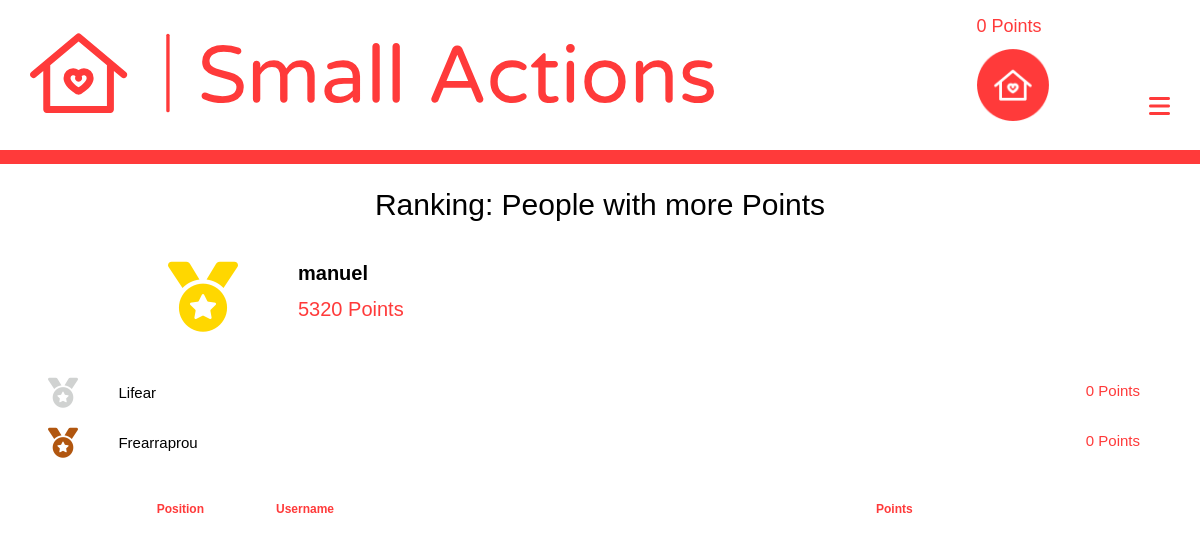
Page /account/ranking (signed in) on the earlier database version.
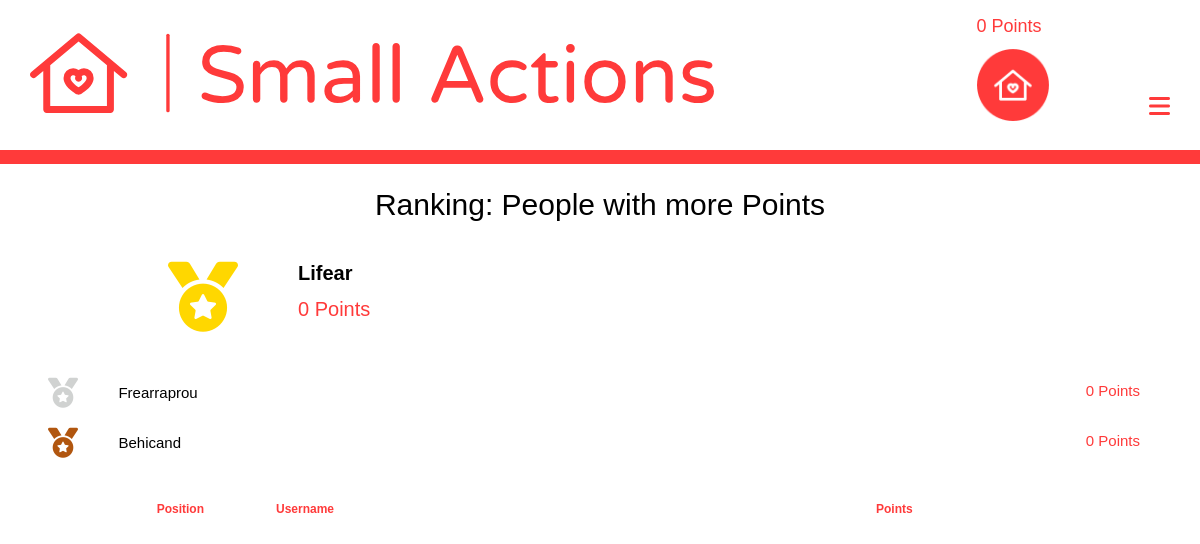
Same page on the later database version.
### login/models.py (models this page shows)
class User(AbstractUser):
    points = models.PositiveIntegerField(default=0)
    photo = models.ImageField(upload_to="people", null=True, blank=True)
    latitude = models.DecimalField(max_digits=6, decimal_places=4, null=True, blank=True)
    longitude = models.DecimalField(max_digits=7, decimal_places=4, null=True, blank=True)
    visited = models.ManyToManyField(Help, related_name="persons_visited", null=True, blank=True)
    can_change = models.BooleanField(null=True, blank=True)

### login/views.py (the view)
# urls.py: path('ranking', views.ranking, name="ranking"),
@login_required(login_url='/account/login')
def ranking(request):
    user = User.objects.get(username=request.user)
    all_ranking = User.objects.all().order_by('-points')
    ranking = list(all_ranking).index(user)
    ctx = {'frist' : all_ranking[:3], 'ranking' : ranking}
    return render(request, 'login/ranking.html', ctx)

### templates/login/ranking.html (shortened to what this page needs)
<!DOCTYPE html>
{% load static %}
<html lang="en">
    <head>
        <link href="{% static 'login/css/ranking.css' %}" rel="stylesheet">
    </head>
    {% include 'maps/nav.html' %}
    <body>
        <div>
            <h1>Ranking: People with more Points</h1>
            <div id='superior_grid'>
                <div id='frist_place'>
                    <i class="fas fa-medal"></i>
                    <h2>{{frist.0.username}}</h2>
                    <span>{{frist.0.points}} Points</span>
                </div>
                <div id='second_place' class="other_place">
                    <i class="fas fa-medal"></i>
                    <h3>{{frist.1.username}}</h3>
                    <span>{{frist.1.points}} Points</span>
                </div>
                <div id='third_place' class="other_place">
                    <i class="fas fa-medal"></i>
                    <h4>{{frist.2.username}}</h4>
                    <span>{{frist.2.points}} Points</span>
                </div>
            </div>
            <div id='mayor'>
                <div id='headers'>
                    <h4>Position</h4>
                    <h4>Username</h4>
                    <h4>Points</h4>
                </div>
            </div>
        </div>
    </body>
</html>

### templates/maps/nav.html (shortened to what this page needs)
{% load static %}
<head>
    <link rel="stylesheet" href="{% static 'maps/css/nav.css' %}">
</head>
<body>
    <div id="all_bar">
        <div id="superior">
            <img src="{% static 'maps/images/logo.svg' %}" id="principal_logo" alt="logo">
            <div id="rigth_superior">
                {% if request.user.is_authenticated %}
                    <h6>{{request.user.points}} Points</h6>
                    {% if request.user.photo %}
                        <a href="{% url 'account' %}"><img src="{{request.user.photo.url}}" alt="account" id="porfile_photo_nav"></a>
                    {% else %}
                        <a href="{% url 'account' %}"><img src="{% static 'maps/images/logo_small_icon_only_inverted.png' %}" alt="account"></a>
                    {% endif %}
                {% else %}
                    <a href="{% url 'login' %}"><img src="{% static 'maps/images/logo_small_icon_only_inverted.png' %}" alt="account"></a>
                {% endif %}
                <i class="fas fa-bars" id="bars"></i>
            </div>
        </div>
        <div id="inferior">
        </div>
    </div>
</body>

### static/login/css/ranking.css (style rules this page uses)
h1 { text-align: center; font-size: 60px; font-weight: 500; margin-top: 3vh; }
#superior_grid { margin-top: 5vh; display: grid; margin-left: 2vw; width: 96vw; grid-template-rows: repeat(2, 6vh); grid-template-columns: repeat(2, 48vw); }
#frist_place { grid-row: 1 / 2; grid-column: 1; display: grid; grid-template-columns: 100px 38vw; grid-template-rows: repeat(2, 50px); margin-left: 12vw; }
#frist_place i { font-size: 100px; color: #FFD700; grid-row: 1 / 2; grid-column: 1; }
#frist_place h2 { font-size: 30px; display: inline-block; margin-left: 2vw; font-weight: 600; grid-row: 1; grid-column: 2; }
#frist_place span { grid-row: 2; grid-column: 2; color: #ff3a3a; font-size: 40px; margin-left: 2vw; }
#second_place { grid-row: 1; grid-column: 2; }
#second_place i { font-size: 50px; color: #D0D2D1; }
#third_place { grid-row: 2; grid-column: 2; }
#third_place i { font-size: 50px; color: #B1560F; }
.other_place h3, .other_place h4 { display: inline-block; font-size: 30px; position: relative; bottom: 10px; font-weight: 400; margin-left: 1vw; }
.other_place span { font-size: 30px; font-weight: 500; color: #ff3a3a; float: right; text-align: right; margin-right: 7vw; }
#headers { margin-top: 7vh; margin-bottom: 3vh; }
#headers h4 { font-size: 25px; color: #ff3a3a; font-weight: 600; }
.column, #headers { display: grid; grid-template-columns: 16.6vw 40vw 36.6vw; }
#headers h4:nth-child(1) { text-align: right; padding-right: 3vw; }
#headers h4:nth-child(2) { padding-left: 3vw; }
#headers h4:nth-child(3) { padding-left: 3vw; }
@media screen and (max-width: 1300px) { h1 { font-size: 30px; } }
@media screen and (max-width: 1300px) { #superior_grid { display: block; } }
@media screen and (max-width: 1300px) { #frist_place { margin: 0; grid-template-columns: 70px 50vw; grid-template-rows: repeat(2, 36px); margin-left: 12vw; margin-top: 4vh; } }
@media screen and (max-width: 1300px) { #frist_place i { font-size: 70px; } }
@media screen and (max-width: 1300px) { #frist_place h2 { font-size: 20px; margin-left: 5vw; } }
@media screen and (max-width: 1300px) { #frist_place span { font-size: 20px; margin-left: 5vw; } }
@media screen and (max-width: 1300px) { .other_place { width: 98vw; margin-left: 2vw; } }
@media screen and (max-width: 1300px) { #second_place i, #third_place i { font-size: 30px; position: relative; bottom: 4px; } }
@media screen and (max-width: 1300px) { .other_place h3, .other_place h4 { font-size: 15px; margin-left: 3vw; } }
@media screen and (max-width: 1300px) { .other_place span { font-size: 15px; } }
@media screen and (max-width: 1300px) { #second_place { margin-top: 6vh; margin-bottom: 2.5vh; } }
@media screen and (max-width: 1300px) { #headers { margin-top: 5vh; margin-bottom: 1.5vh; } }
@media screen and (max-width: 1300px) { .column, #headers { grid-template-columns: 20vw 50vw 30vw; } }
@media screen and (max-width: 1300px) { #headers h4 { font-size: 12px; } }

### static/maps/css/nav.css (style rules this page uses)
* { margin: 0; padding: 0; outline: none; font-family: 'Sora', sans-serif; }
#all_bar { margin-top: 1vh; }
#principal_logo { width: 27vw; margin-left: 2vw; }
#rigth_superior { float: right; }
#rigth_superior h6 { font-family: 'Sora', sans-serif; font-size: 45px; color: #ff3a3a; font-weight: normal; display: inline-block; position: relative; bottom: 2vh; margin-right: 2vw; }
#rigth_superior img { width: 3.7vw; display: inline-block; margin-right: 2vw; }
#inferior { background-color: #ff3a3a; margin-top: 2vh; height: 2.5vh; padding-top: 0.3vh; transition: height 1s; }
#bars { display: none; }
@media screen and (max-width: 1300px) { #all_bar { margin-top: 2vh; } }
@media screen and (max-width: 1300px) { #principal_logo { width: 57vw; margin-left: 2.5vw; margin-top: 2vh; } }
@media screen and (max-width: 1300px) { #rigth_superior { margin-right: 2.5vw; } }
@media screen and (max-width: 1300px) { #rigth_superior h6 { position: static; display: block; font-size: 18px; } }
@media screen and (max-width: 1300px) { #rigth_superior img { width: 6vw; margin: 0; margin-top: 1.5vh; margin-right: 8vw; } }
@media screen and (max-width: 1300px) { #bars { display: inline-block; font-size: 3vh; color: #ff3a3a; position: relative; bottom: .7vh; text-align: right; } }
@media screen and (max-width: 1300px) { #inferior { margin-top: 4vh; height: 1.5vh; z-index: 100; } }

Differences in the rows shown:
removed User: username "manuel", points "5320"
now on this page (row unchanged): User: username "Behicand", points "0"
Other differences:
{{ frist.0.username }}: "manuel" → "Lifear"
{{ frist.0.points }}: "5320" → "0"
{{ frist.1.username }}: "Lifear" → "Frearraprou"
{{ frist.2.username }}: "Frearraprou" → "Behicand"
